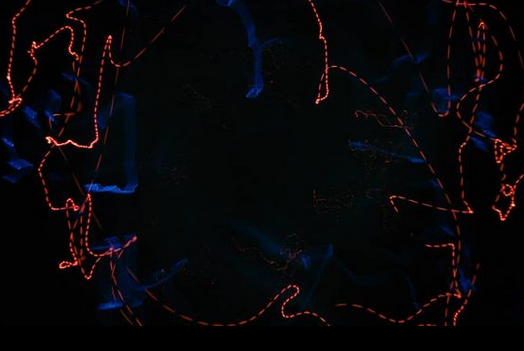
#> input picture digital image processing assignment/Images/diwali.png, 524 x 351 px, found by its file name
$ jupyter execute 1_Gray_level_slicing.ipynb   (older library calls are emulated)
#> lines starting #> are read from the running program, lines starting #| are printed output that depends on the picture
**Gray Level Slicing**

It is used to highlight a specific rangeof intensities in an image that might be of interest.

Two common approaches:

*   Set all the pixel values with a range of interest to one value (white) and all others to another value (black) produces a binary image.
*  Brighten(or darken) pixel values in a range of interest and leave all others unchanged.

It is useful highlighting features in an image.

[cell 1]
#import libraries
import numpy as np
from PIL import Image
import matplotlib.pyplot as plt

[cell 2]
#read the image
# reading image and converting to gray scale
img = Image.open('C:/Users/hp/Python_programming/digital image processing assignment/Images/diwali.png').convert('L')
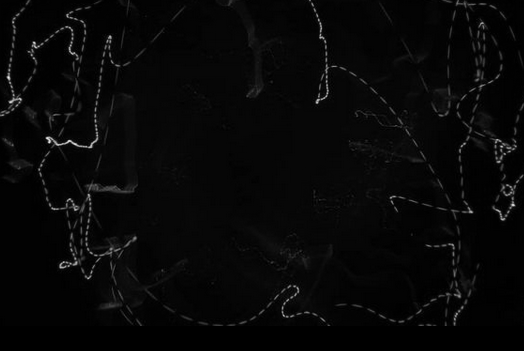
#> img: PIL image 524x351 L; min 0, max 239, mean 7.5
# display image
img

[cell 3]
img = img.resize((400,400), Image.ANTIALIAS)
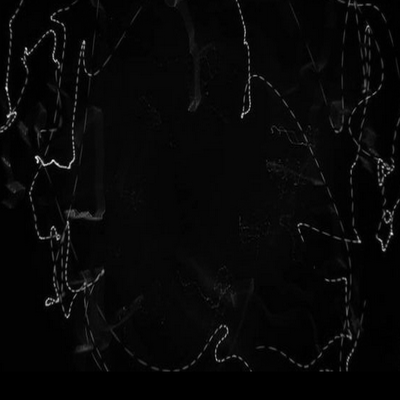
#> img: PIL image 400x400 L; min 0, max 241, mean 7.5
# convert to numpy array
numpy_image = np.array(img)

[cell 4]
numpy_image.shape
row = numpy_image.shape[0]
#> row = 400
column = numpy_image.shape[1]
#> column = 400

#Set all the pixel values with a range of interest to one value (white) and all others to another value (black) produces a binary image.

[cell 5]
new_array = np.zeros(shape=(row,column))

[cell 6]
for i in range(row):
  for j in range(column):
    new_array[i][j] = numpy_image[i][j]

[cell 7]
new_array

[cell 8]
numpy_image

[cell 9]
for i in range(row):
  for j in range(column):
    if((numpy_image[i][j]>100)&(numpy_image[i][j]<150)):
      new_array[i][j] = 255
    else:
      new_array[i][j] = 0
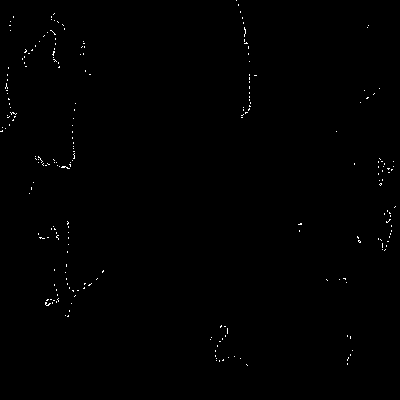
#> new_array: shape (400, 400) float64; 0.36% white in thin lines or dots

[cell 10]
new_array

[cell 11]
gray_level_slicing_image = Image.fromarray(new_array)
#> gray_level_slicing_image: PIL image 400x400 F; 0.36% white in thin lines or dots
gray_level_slicing_image = gray_level_slicing_image.convert("L")
#> gray_level_slicing_image: PIL image 400x400 L; 0.36% white in thin lines or dots
gray_level_slicing_image

# Brighten(or darken) pixel values in a range of interest and leave all others unchanged.

[cell 12]
new_array2 = np.zeros(shape=(row,column))

[cell 13]
for i in range(row):
  for j in range(column):
    if((numpy_image[i][j]>100)&(numpy_image[i][j]<150)):
      new_array2[i][j] = 0
    else:
      new_array2[i][j] = numpy_image[i][j]

[cell 14]
gray_level_slicing_image2 = Image.fromarray(new_array2)
gray_level_slicing_image2 = gray_level_slicing_image2.convert("L")
#> gray_level_slicing_image2: PIL image 400x400 L
gray_level_slicing_image2
